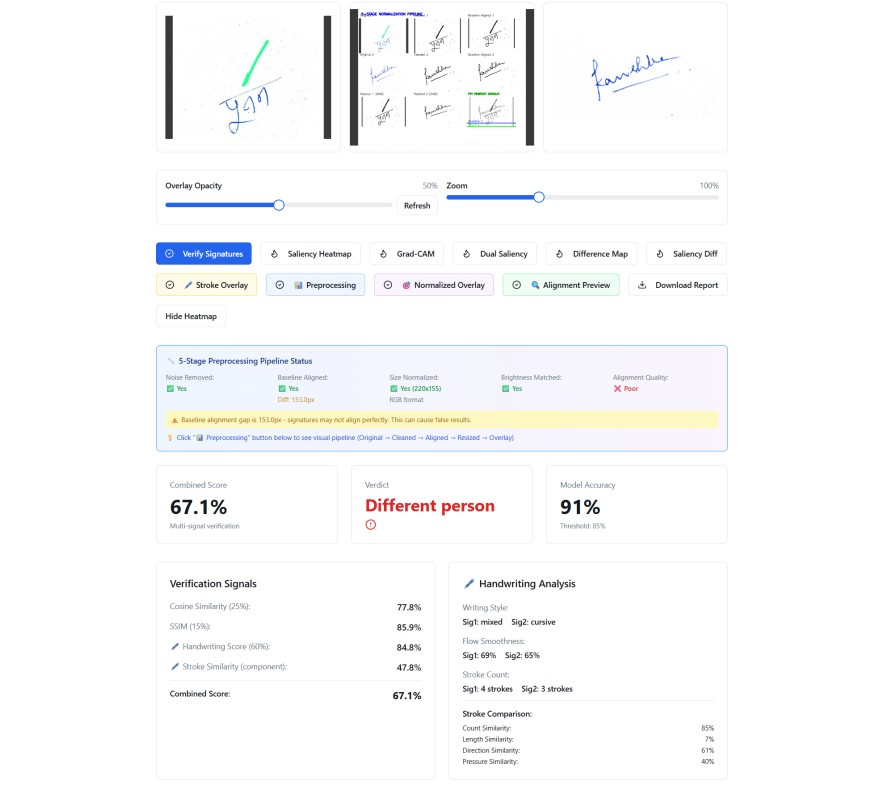
#> input picture images/feature-1.jpg, 887 x 786 px
$ python -i signature_detector.py   (imports and definitions only)
#> lines starting #> are read from the running program, lines starting #| are printed output that depends on the picture; after the words box and inside, x2 and y2 are one past the last pixel; in counts of white or black regions, pixels touching at a corner belong together
#> further down, picture is the input picture: PIL image 887x786 RGB; mean R, G, B 248.7, 249.2, 249.7
"""
Signature Detection and Localization Module
Detects signatures in document images and crops them for processing.
"""
import cv2
import numpy as np
from PIL import Image
from typing import List, Tuple, Optional
import hashlib


# [11 lines left out: function hash_image, not called in this run]


def detect_signatures_contour(img_pil: Image.Image, min_area: int = 4000) -> List[Tuple[int, int, int, int]]:
    """
    IMPROVED signature detection using histogram equalization + robust filtering.
    Based on the improved detection algorithm.

    Args:
        img_pil: PIL Image
        min_area: Minimum contour area (default 4000 to match improved detector)

    Returns:
        List of bounding boxes [(x, y, w, h), ...]
    """
#> called with min_area = 4000
    # Convert to OpenCV format
    if img_pil.mode == 'RGBA':
        img_pil = img_pil.convert('RGB')
    img_array = np.array(img_pil)
    img_cv = cv2.cvtColor(img_array, cv2.COLOR_RGB2BGR)
    gray = cv2.cvtColor(img_cv, cv2.COLOR_BGR2GRAY)
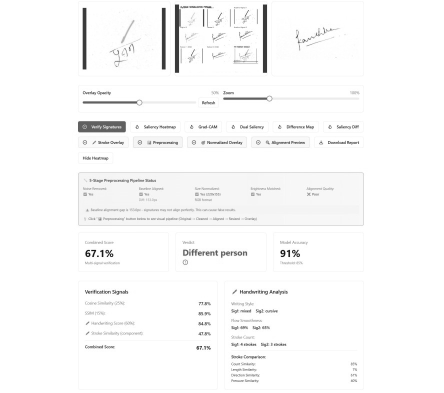
#> gray: shape (786, 887) (shown at 1/2 size); min 15, max 255, mean 249.1

    # IMPROVEMENT 1: Histogram equalization to increase contrast
    gray_eq = cv2.equalizeHist(gray)
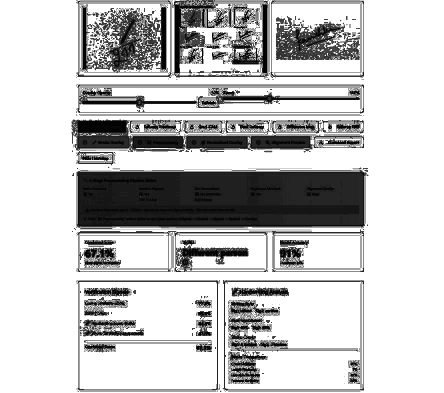
#> gray_eq: shape (786, 887) (shown at 1/2 size); min 0, max 255, mean 196.9

    # IMPROVEMENT 2: Adaptive threshold with better parameters
    binary = cv2.adaptiveThreshold(
        gray_eq, 255, cv2.ADAPTIVE_THRESH_GAUSSIAN_C,
        cv2.THRESH_BINARY_INV, 25, 15  # Better block size and C value
    )
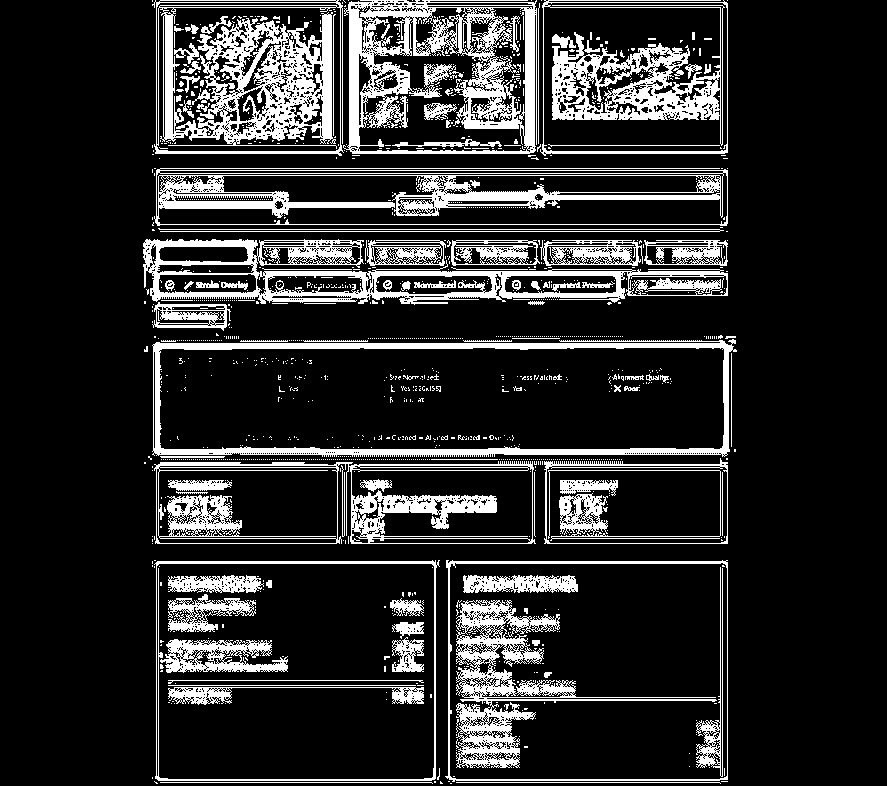
#> binary: shape (786, 887); 16.9% white; 1443 white regions (1336 under 20 px), largest, box (x1, y1, x2, y2) and area: (152, 0, 344, 156) 13448, (343, 0, 537, 154) 13040, (143, 239, 728, 305) 11001

    # IMPROVEMENT 3: Morphological operations to clean up
    kernel = np.ones((3, 3), np.uint8)
    clean = cv2.morphologyEx(binary, cv2.MORPH_OPEN, kernel, iterations=1)  # Remove small noise
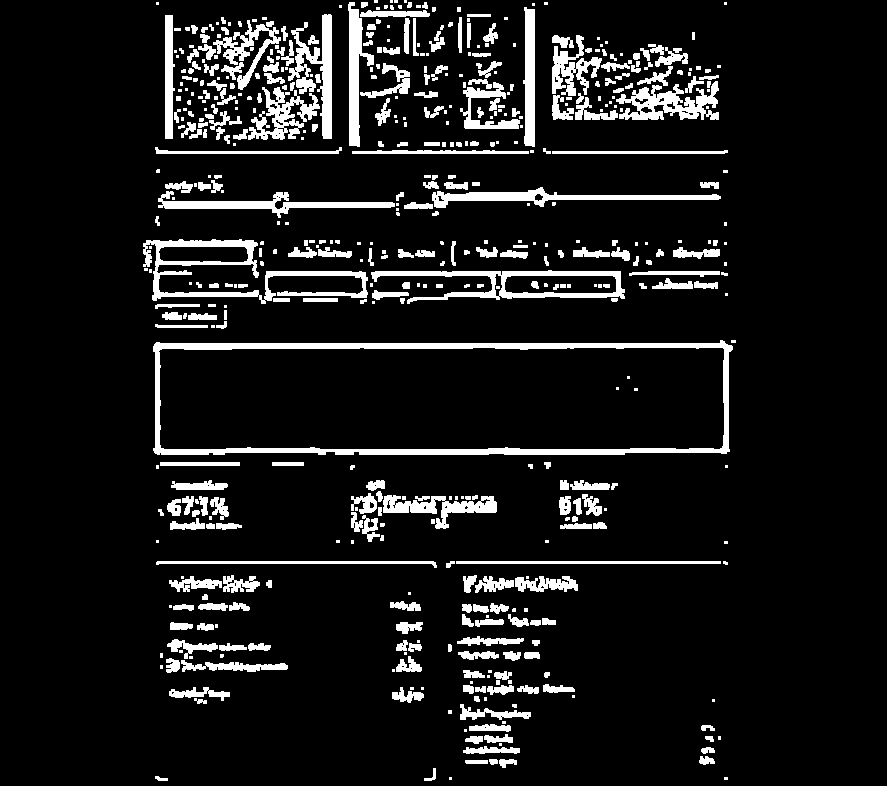
#> clean: shape (786, 887); 9.7% white; 537 white regions (225 under 20 px), largest, box (x1, y1, x2, y2) and area: (153, 340, 733, 455) 7673, (143, 239, 368, 304) 3369, (371, 270, 625, 304) 2576
    clean = cv2.morphologyEx(clean, cv2.MORPH_CLOSE, kernel, iterations=2)  # Connect strokes
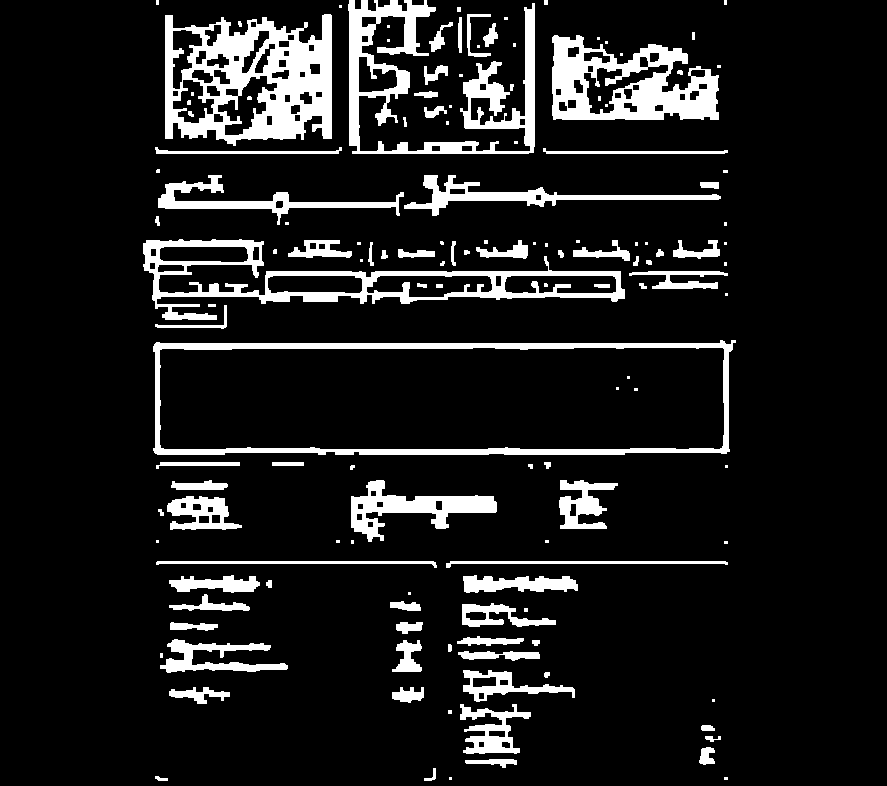
#> clean: shape (786, 887); 11.4% white; 139 white regions (56 under 20 px)

    # Find contours
    contours, _ = cv2.findContours(clean, cv2.RETR_EXTERNAL, cv2.CHAIN_APPROX_SIMPLE)
#> contours = 126 contours, 60 with area under 20; largest, box (x1, y1, x2, y2) and area: (153, 340, 736, 455) 63224, (165, 14, 332, 146) 17812, (143, 239, 625, 320) 13992, (552, 35, 719, 120) 10208, (348, 0, 535, 154) 8984

    signatures = []
    for cnt in contours:
        x, y, w, h = cv2.boundingRect(cnt)
        area = w * h  # Use bounding box area (more reliable)

        # IMPROVEMENT 4: Better filtering based on area and aspect ratio
        if area < min_area or area > 150000:  # Skip too small or too large
            continue

        aspect_ratio = w / (h + 1e-6)

        # Signature-like: wide (aspect > 1.5), reasonable size
        if aspect_ratio < 1.5 or aspect_ratio > 8.0:
            continue

        # Add padding
        padding = 15
        x = max(0, x - padding)
        y = max(0, y - padding)
        w = min(img_cv.shape[1] - x, w + 2 * padding)
        h = min(img_cv.shape[0] - y, h + 2 * padding)

        signatures.append((x, y, w, h))
#> this loop made 126 passes
#> (x, y, w, h, area) on passes 3, 4, 5, 6, 7, 8, 10, 12: (155, 776, 13, 5, 65), (424, 768, 12, 13, 156), (465, 759, 52, 9, 468), (699, 747, 16, 18, 288), (705, 736, 16, 6, 96), (701, 725, 14, 6, 84), (460, 704, 71, 50, 3550), (392, 687, 32, 16, 512)
#> after the loop, signatures = [(145, 624, 158, 64), (336, 465, 176, 92), (138, 325, 613, 145), (128, 224, 512, 111), (389, 160, 347, 71), (143, 160, 276, 80), (537, 20, 197, 115)]

    # Sort by area (largest first)
    signatures.sort(key=lambda box: box[2] * box[3], reverse=True)

    return signatures


def crop_signature(img_pil: Image.Image, bbox: Tuple[int, int, int, int]) -> Image.Image:
    """
    Crop signature from image using bounding box.

    Args:
        img_pil: Original PIL Image
        bbox: Bounding box (x, y, w, h)

    Returns:
        Cropped PIL Image
    """
    x, y, w, h = bbox
    return img_pil.crop((x, y, x + w, y + h))


def detect_and_extract_signatures(img_pil: Image.Image, select_largest: bool = True) -> Tuple[List[Image.Image], List[Tuple[int, int, int, int]]]:
    """
    Detect and extract all signatures from an image.

    Args:
        img_pil: PIL Image containing signature(s)
        select_largest: If True and multiple signatures found, return only the largest

    Returns:
        Tuple of (list of cropped signature images, list of bounding boxes)
    """
    bboxes = detect_signatures_contour(img_pil)
#> bboxes = [(138, 325, 613, 145), (128, 224, 512, 111), (389, 160, 347, 71), (537, 20, 197, 115), (143, 160, 276, 80), (336, 465, 176, 92), (145, 624, 158, 64)]

    if not bboxes:
        # If no signature detected, return the whole image
        return [img_pil], [(0, 0, img_pil.width, img_pil.height)]

    if select_largest and len(bboxes) > 1:
        # Return only the largest signature
        bboxes = [bboxes[0]]
#> bboxes = [(138, 325, 613, 145)]

    cropped_signatures = [crop_signature(img_pil, bbox) for bbox in bboxes]
#> cropped_signatures = 1 item

    return cropped_signatures, bboxes


# [13 lines left out: function process_document_with_detection, not called in this run]

>>> from PIL import Image
>>> picture = Image.open('../images/feature-1.jpg')
>>> result = detect_and_extract_signatures(picture)

$ run again, on images/feature-2.jpg
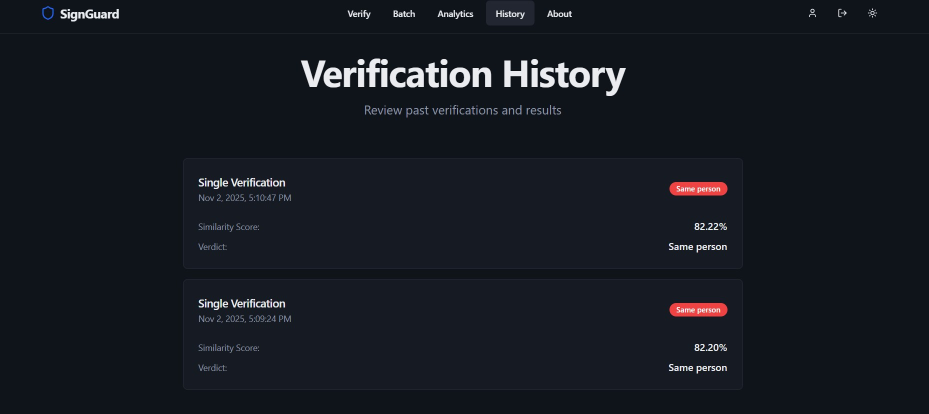
#> input picture images/feature-2.jpg, 1857 x 827 px (shown at 1/2 size)
#> picture is the input picture: PIL image 1857x827 RGB; mean R, G, B 22, 26, 33
#> in detect_signatures_contour, `binary = cv2.adaptiveThreshold( gray_eq, 255, cv2.ADAPTIVE_THRESH_GAUS..`:
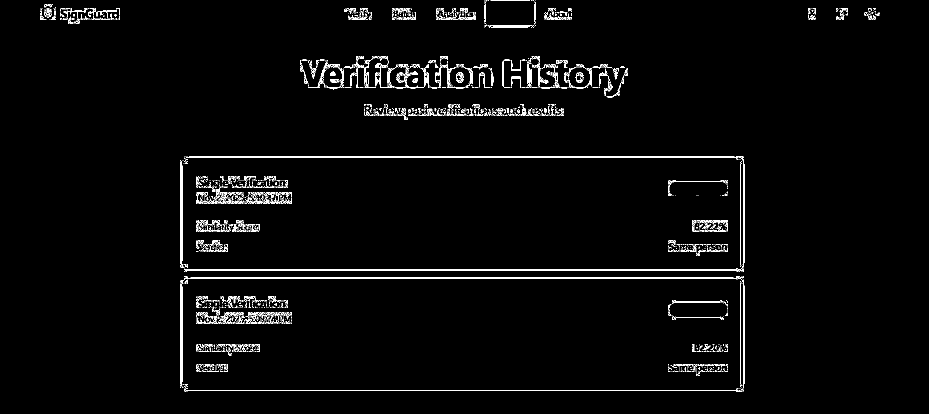
#> binary: shape (827, 1857) (shown at 1/2 size); 2.6% white in thin lines or dots, all inside (x1, y1, x2, y2) = (80, 0, 1760, 784)
#> in detect_signatures_contour, `clean = cv2.morphologyEx(binary, cv2.MORPH_OPEN, kernel, iterations=1)`:
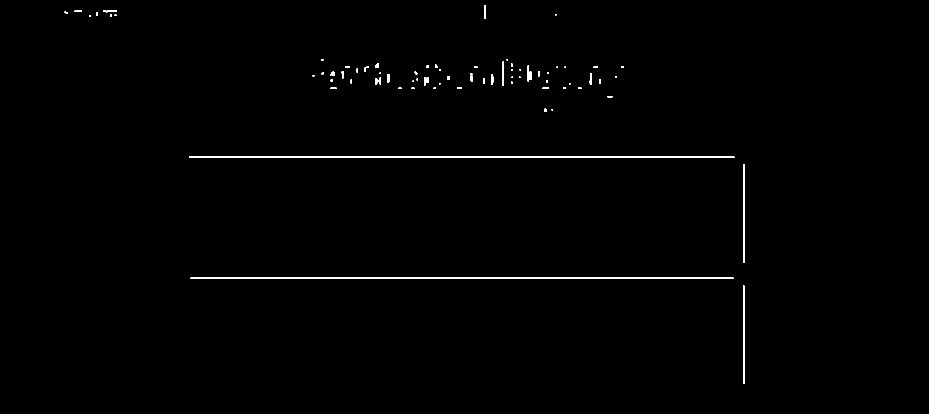
#> clean: shape (827, 1857) (shown at 1/2 size); 0.82% white; 75 white regions (30 under 20 px), largest, box (x1, y1, x2, y2) and area: (378, 312, 1469, 316) 4356, (381, 554, 1467, 558) 4340, (1486, 328, 1490, 526) 777
#> contours = 69 contours, 40 with area under 20; largest, box (x1, y1, x2, y2) and area: (378, 312, 1469, 316) 3263, (381, 554, 1467, 558) 3252, (1486, 571, 1490, 768) 577, (1486, 328, 1490, 526) 577, (1055, 131, 1063, 163) 143
#> the loop in detect_signatures_contour, `for cnt in contours:` made 69 passes
#> (x, y, w, h, area) on passes 1, 3, 6, 7, 25, 26, 27, 33: (1486, 571, 4, 197, 788), (1486, 328, 4, 198, 792), (1089, 217, 5, 7, 35), (1215, 192, 10, 4, 40), (966, 156, 4, 12, 48), (751, 155, 11, 15, 165), (848, 154, 9, 17, 153), (983, 148, 4, 22, 88)
#> after the loop in detect_signatures_contour, `for cnt in contours:`: signatures = []

$ run again, on images/verification-dashboard.jpg
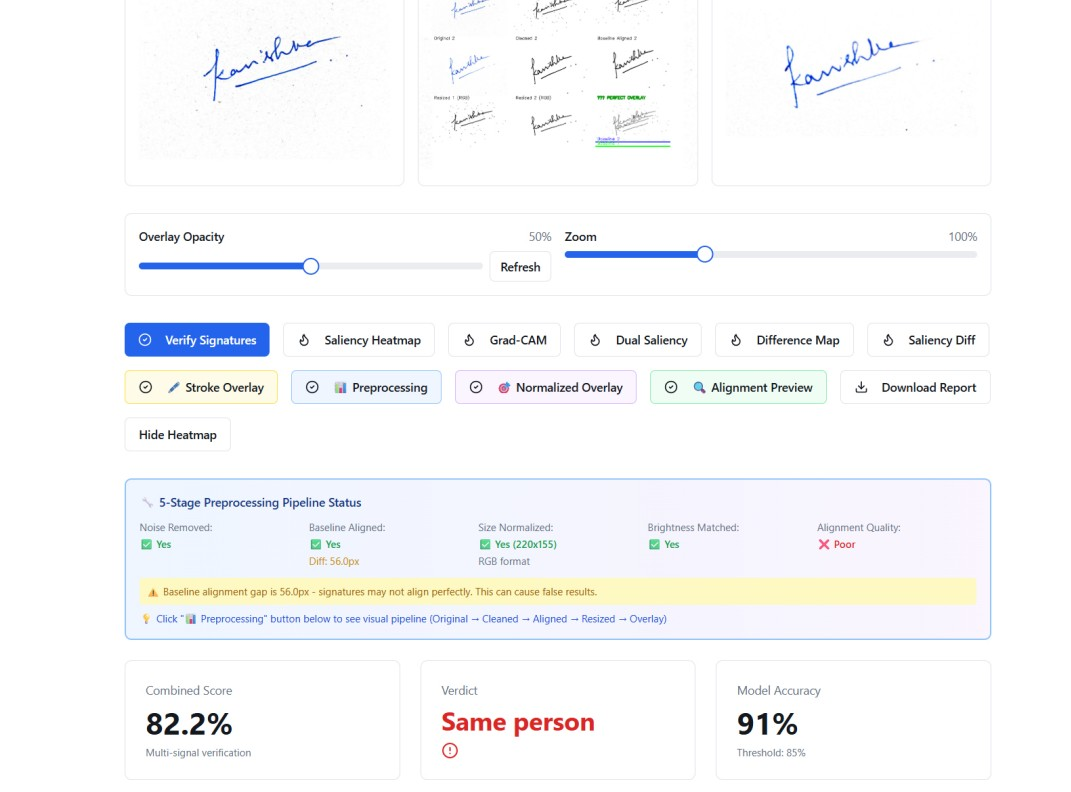
#> input picture images/verification-dashboard.jpg, 1071 x 792 px
#> picture is the input picture: PIL image 1071x792 RGB; mean R, G, B 247.4, 248.2, 249.2
#> in detect_signatures_contour, `binary = cv2.adaptiveThreshold( gray_eq, 255, cv2.ADAPTIVE_THRESH_GAUS..`:
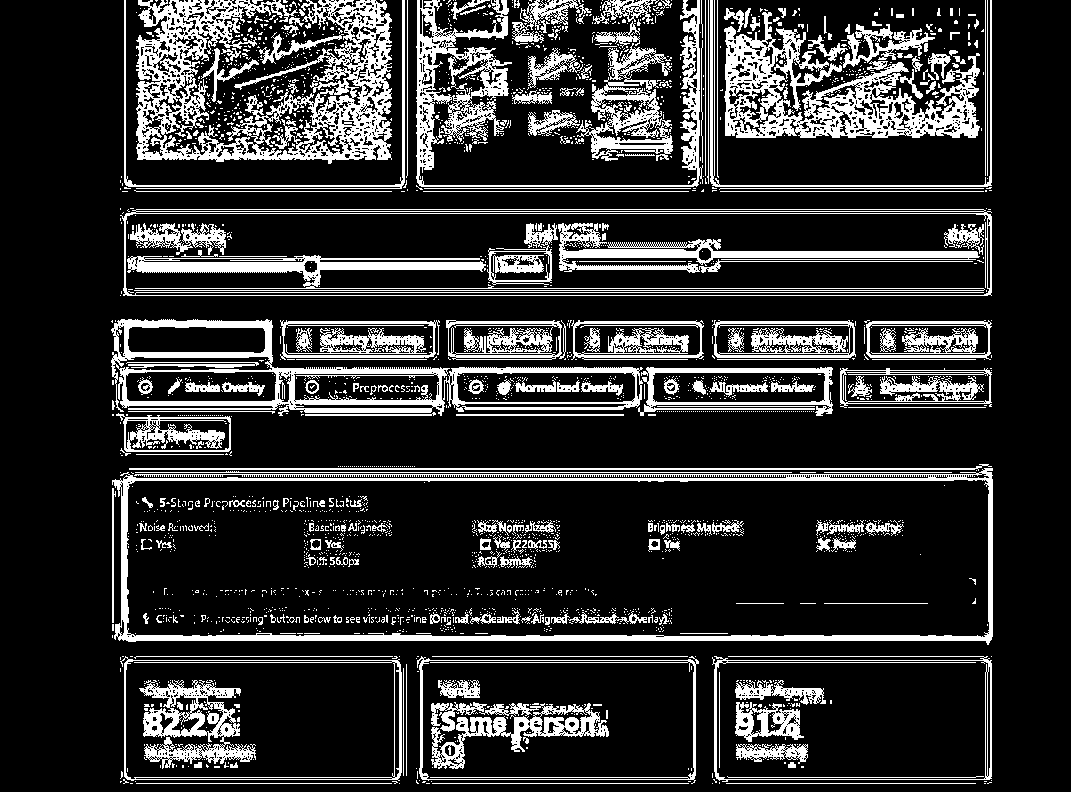
#> binary: shape (792, 1071); 18.9% white; 2684 white regions (2421 under 20 px), largest, box (x1, y1, x2, y2) and area: (136, 0, 392, 164) 18488, (724, 12, 980, 138) 12265, (112, 468, 993, 645) 11462
#> in detect_signatures_contour, `clean = cv2.morphologyEx(clean, cv2.MORPH_CLOSE, kernel, iterations=2)`:
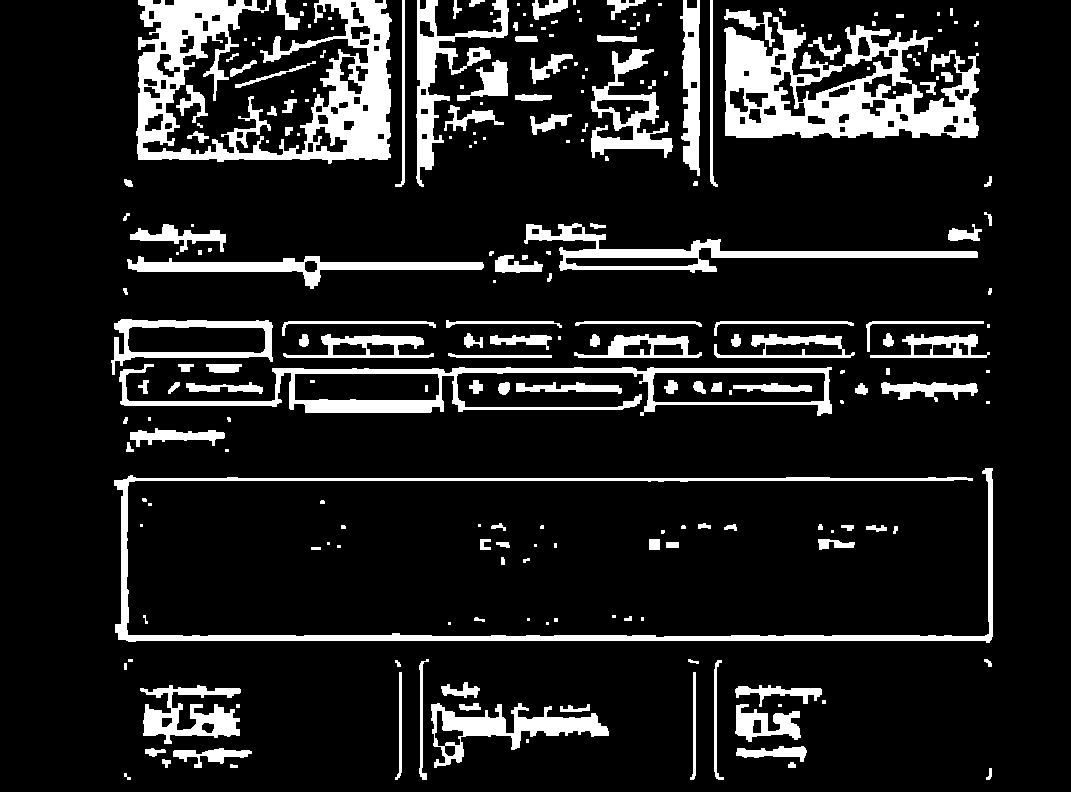
#> clean: shape (792, 1071); 13% white; 238 white regions (99 under 20 px)
#> contours = 228 contours, 124 with area under 20; largest, box (x1, y1, x2, y2) and area: (136, 0, 392, 164) 19661, (724, 17, 980, 138) 19218, (119, 364, 832, 416) 15666, (114, 468, 993, 643) 7621, (111, 319, 273, 375) 5632
#> the loop in detect_signatures_contour, `for cnt in contours:` made 228 passes
#> (x, y, w, h, area) on passes 1 to 3: (124, 773, 7, 7, 49), (986, 768, 6, 12, 72), (230, 764, 8, 4, 32)
#> after the loop in detect_signatures_contour, `for cnt in contours:`: signatures = [(416, 688, 208, 95), (125, 670, 131, 89), (96, 304, 192, 86), (709, 2, 286, 151), (121, 0, 286, 194)]
#> in detect_and_extract_signatures, `bboxes = detect_signatures_contour(img_pil)`: bboxes = [(121, 0, 286, 194), (709, 2, 286, 151), (416, 688, 208, 95), (96, 304, 192, 86), (125, 670, 131, 89)]
#> in detect_and_extract_signatures, `bboxes = [bboxes[0]]`: bboxes = [(121, 0, 286, 194)]
#> cropped_signatures = 1 item
